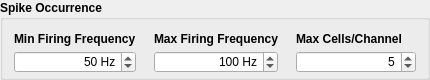
           <widget class="QGroupBox" name="setOccrBox">
            <property name="minimumSize">
             <size>
              <width>422</width>
              <height>80</height>
             </size>
            </property>
            <property name="maximumSize">
             <size>
              <width>16777215</width>
              <height>80</height>
             </size>
            </property>
            <property name="font">
             <font>
              <bold>true</bold>
             </font>
            </property>
            <property name="title">
             <string>Spike Occurrence</string>
            </property>
            <layout class="QHBoxLayout" name="setOccrBoxLayout">
             <property name="spacing">
              <number>18</number>
             </property>
             <item>
              <layout class="QVBoxLayout" name="minSpkFreqLayout">
               <property name="spacing">
                <number>4</number>
               </property>
               <item>
                <widget class="QLabel" name="minSpkFreqLabel">
                 <property name="minimumSize">
                  <size>
                   <width>120</width>
                   <height>16</height>
                  </size>
                 </property>
                 <property name="maximumSize">
                  <size>
                   <width>16777215</width>
                   <height>16</height>
                  </size>
                 </property>
                 <property name="font">
                  <font>
                   <bold>true</bold>
                  </font>
                 </property>
                 <property name="text">
                  <string>Min Firing Frequency</string>
                 </property>
                </widget>
               </item>
               <item>
                <widget class="QSpinBox" name="minSpkFreq">
                 <property name="minimumSize">
                  <size>
                   <width>120</width>
                   <height>22</height>
                  </size>
                 </property>
                 <property name="maximumSize">
                  <size>
                   <width>16777215</width>
                   <height>22</height>
                  </size>
                 </property>
                 <property name="font">
                  <font>
                   <bold>false</bold>
                  </font>
                 </property>
                 <property name="alignment">
                  <set>Qt::AlignmentFlag::AlignRight|Qt::AlignmentFlag::AlignTrailing|Qt::AlignmentFlag::AlignVCenter</set>
                 </property>
                 <property name="suffix">
                  <string> Hz</string>
                 </property>
                 <property name="maximum">
                  <number>500</number>
                 </property>
                 <property name="value">
                  <number>50</number>
                 </property>
                </widget>
               </item>
              </layout>
             </item>
             <item>
              <layout class="QVBoxLayout" name="maxSpkFreqLayout">
               <property name="spacing">
                <number>4</number>
               </property>
               <item>
                <widget class="QLabel" name="maxSpkFreqLabel">
                 <property name="minimumSize">
                  <size>
                   <width>120</width>
                   <height>16</height>
                  </size>
                 </property>
                 <property name="maximumSize">
                  <size>
                   <width>16777215</width>
                   <height>16</height>
                  </size>
                 </property>
                 <property name="font">
                  <font>
                   <bold>true</bold>
                  </font>
                 </property>
                 <property name="text">
                  <string>Max Firing Frequency</string>
                 </property>
                </widget>
               </item>
               <item>
                <widget class="QSpinBox" name="maxSpkFreq">
                 <property name="minimumSize">
                  <size>
                   <width>120</width>
                   <height>22</height>
                  </size>
                 </property>
                 <property name="maximumSize">
                  <size>
                   <width>16777215</width>
                   <height>22</height>
                  </size>
                 </property>
                 <property name="font">
                  <font>
                   <bold>false</bold>
                  </font>
                 </property>
                 <property name="alignment">
                  <set>Qt::AlignmentFlag::AlignRight|Qt::AlignmentFlag::AlignTrailing|Qt::AlignmentFlag::AlignVCenter</set>
                 </property>
                 <property name="suffix">
                  <string> Hz</string>
                 </property>
                 <property name="maximum">
                  <number>500</number>
                 </property>
                 <property name="value">
                  <number>100</number>
                 </property>
                </widget>
               </item>
              </layout>
             </item>
             <item>
              <layout class="QVBoxLayout" name="chnCellCntLayout">
               <property name="spacing">
                <number>4</number>
               </property>
               <item>
                <widget class="QLabel" name="chnCellCntLabel">
                 <property name="minimumSize">
                  <size>
                   <width>120</width>
                   <height>16</height>
                  </size>
                 </property>
                 <property name="maximumSize">
                  <size>
                   <width>16777215</width>
                   <height>16</height>
                  </size>
                 </property>
                 <property name="font">
                  <font>
                   <bold>true</bold>
                  </font>
                 </property>
                 <property name="text">
                  <string>Max Cells/Channel</string>
                 </property>
                </widget>
               </item>
               <item>
                <widget class="QSpinBox" name="chnCellCnt">
                 <property name="minimumSize">
                  <size>
                   <width>120</width>
                   <height>22</height>
                  </size>
                 </property>
                 <property name="maximumSize">
                  <size>
                   <width>16777215</width>
                   <height>22</height>
                  </size>
                 </property>
                 <property name="font">
                  <font>
                   <bold>false</bold>
                  </font>
                 </property>
                 <property name="alignment">
                  <set>Qt::AlignmentFlag::AlignRight|Qt::AlignmentFlag::AlignTrailing|Qt::AlignmentFlag::AlignVCenter</set>
                 </property>
                 <property name="minimum">
                  <number>1</number>
                 </property>
                 <property name="maximum">
                  <number>10</number>
                 </property>
                 <property name="value">
                  <number>5</number>
                 </property>
                </widget>
               </item>
              </layout>
             </item>
            </layout>
           </widget>
